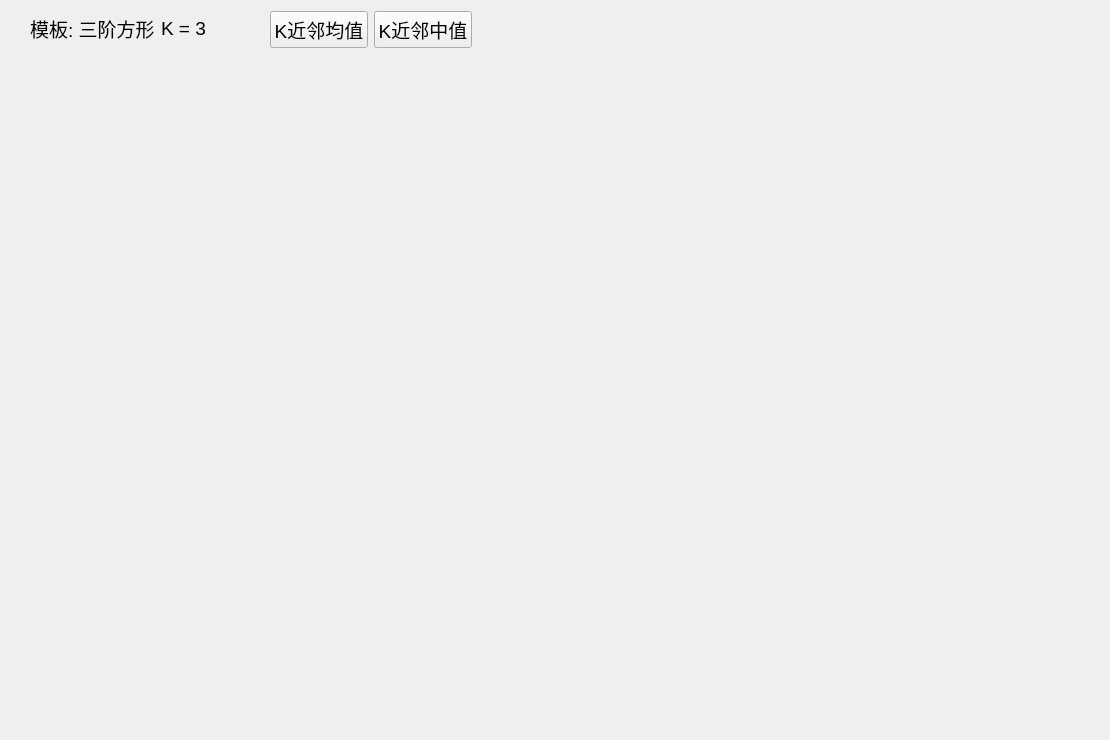
      <widget class="QWidget" name="neighbor_trans">
       <attribute name="title">
        <string>K邻域</string>
       </attribute>
       <widget class="QCustomPlot" name="neighbor_paint" native="true">
        <property name="geometry">
         <rect>
          <x>570</x>
          <y>50</y>
          <width>531</width>
          <height>681</height>
         </rect>
        </property>
       </widget>
       <widget class="mywidget" name="neighbor_page" native="true">
        <property name="geometry">
         <rect>
          <x>29</x>
          <y>50</y>
          <width>531</width>
          <height>681</height>
         </rect>
        </property>
        <property name="contextMenuPolicy">
         <enum>Qt::ActionsContextMenu</enum>
        </property>
       </widget>
       <widget class="QWidget" name="layoutWidget_5">
        <property name="geometry">
         <rect>
          <x>30</x>
          <y>10</y>
          <width>232</width>
          <height>37</height>
         </rect>
        </property>
        <layout class="QHBoxLayout" name="horizontalLayout_11">
         <item>
          <widget class="QLabel" name="neighbor_mode">
           <property name="font">
            <font>
             <pointsize>14</pointsize>
            </font>
           </property>
           <property name="text">
            <string>模板: 三阶方形</string>
           </property>
          </widget>
         </item>
         <item>
          <widget class="QLabel" name="neighbor_K">
           <property name="font">
            <font>
             <pointsize>14</pointsize>
            </font>
           </property>
           <property name="text">
            <string>K = 3</string>
           </property>
          </widget>
         </item>
        </layout>
       </widget>
       <widget class="QWidget" name="layoutWidget">
        <property name="geometry">
         <rect>
          <x>270</x>
          <y>10</y>
          <width>202</width>
          <height>40</height>
         </rect>
        </property>
        <layout class="QHBoxLayout" name="horizontalLayout_14">
         <item>
          <widget class="QPushButton" name="neighborType1">
           <property name="font">
            <font>
             <pointsize>14</pointsize>
            </font>
           </property>
           <property name="text">
            <string>K近邻均值</string>
           </property>
          </widget>
         </item>
         <item>
          <widget class="QPushButton" name="neighborType2">
           <property name="font">
            <font>
             <pointsize>14</pointsize>
            </font>
           </property>
           <property name="text">
            <string>K近邻中值</string>
           </property>
          </widget>
         </item>
        </layout>
       </widget>
      </widget>
